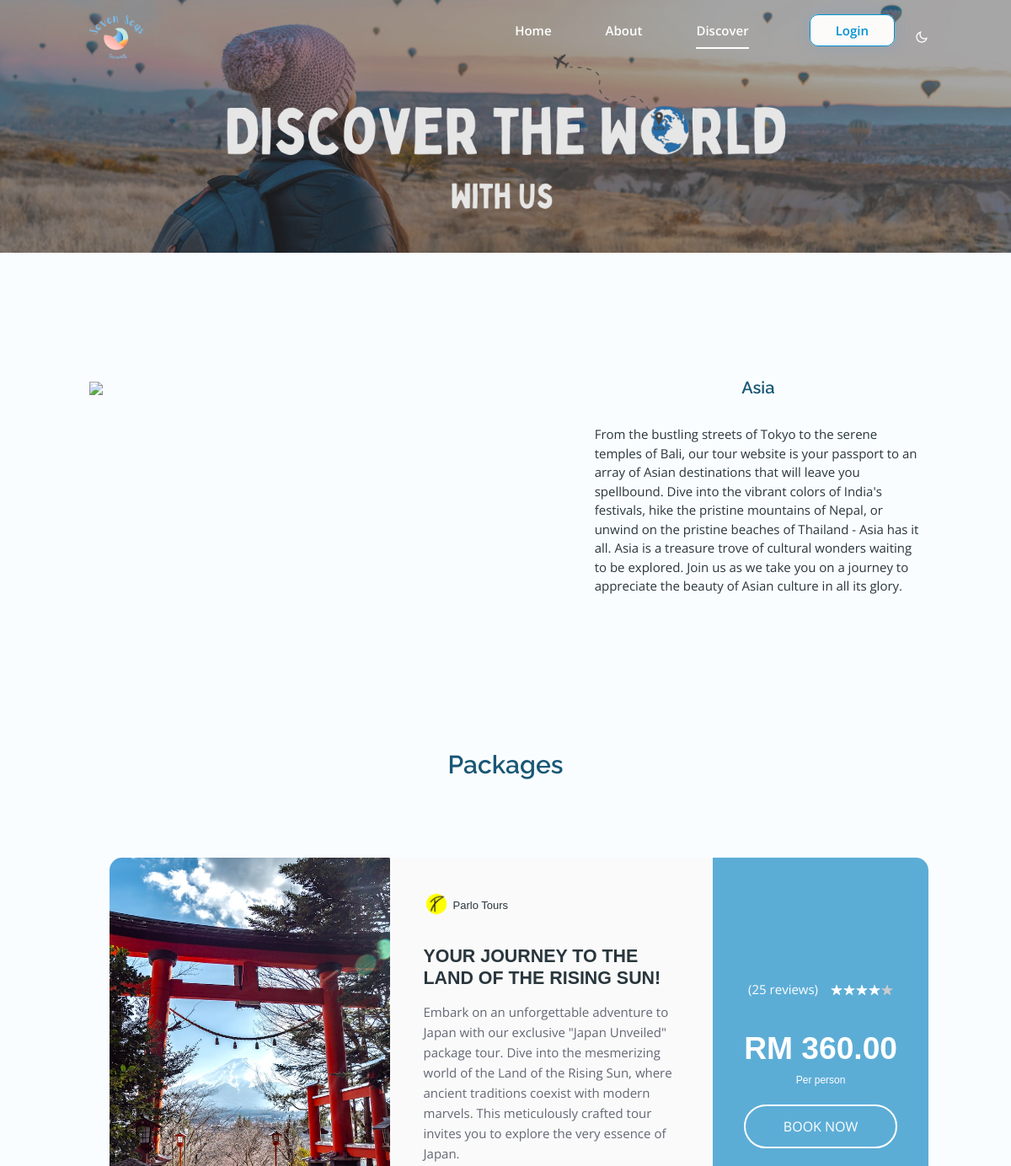
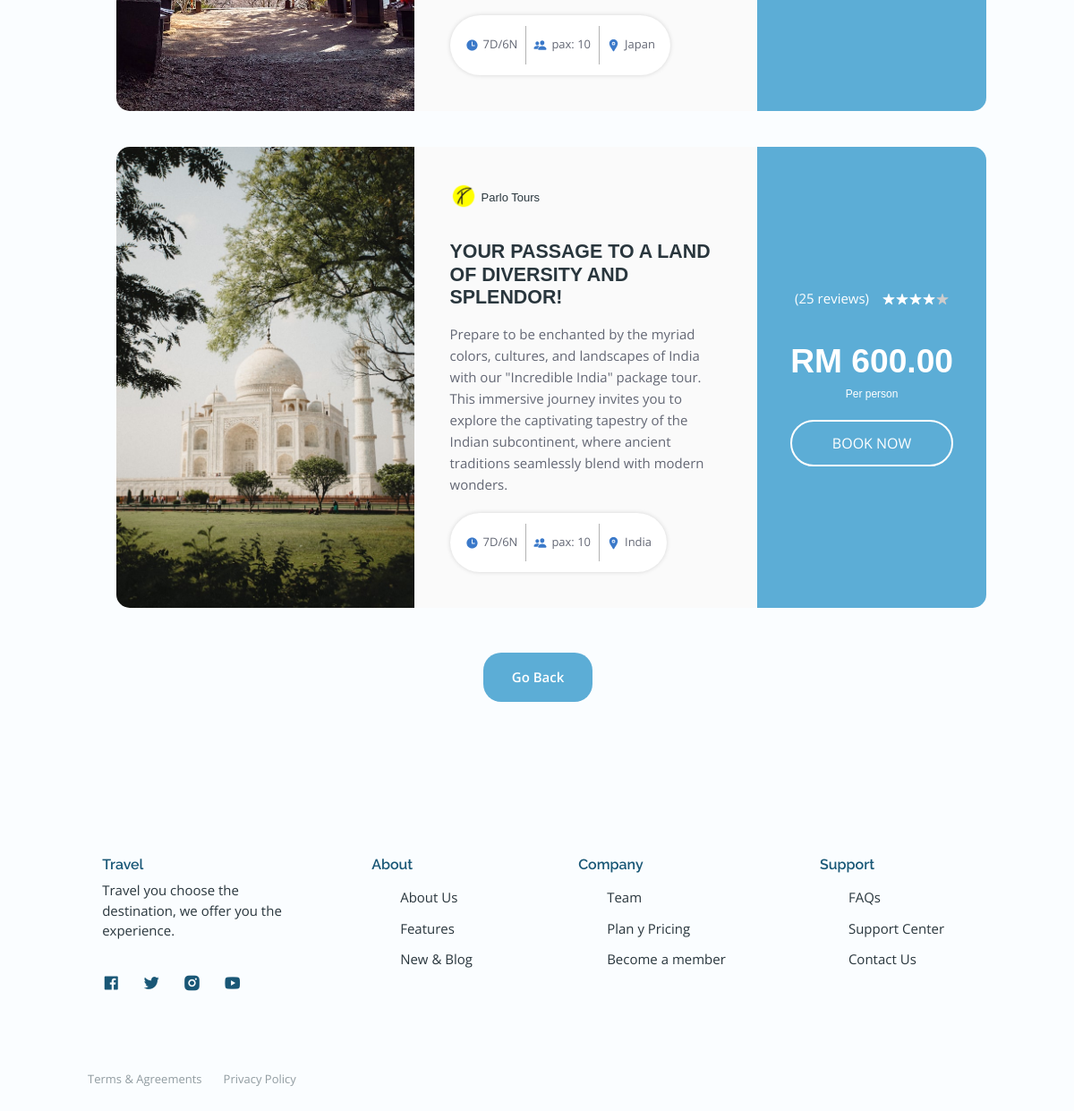
The app's page /asia_tours.php with its own data (2 pictures, top to bottom).
### tables this page shows
CREATE TABLE `products` (
  `merchantID` varchar(11) NOT NULL,
  `username` varchar(50) NOT NULL,
  `merchant_logo` varchar(255) NOT NULL,
  `id` int(11) NOT NULL,
  `tour_type` enum('Asia','Europe','North America') NOT NULL,
  `name` varchar(100) NOT NULL,
  `location` varchar(50) NOT NULL,
  `price` decimal(10,2) NOT NULL,
  `description` varchar(500) NOT NULL,
  `image` varchar(255) NOT NULL
);

### asia_tours.php (the view, shortened to what this page needs)
<?php
require('crud.php');
?>
<!DOCTYPE html>
    <head>
        <link href="https://cdn.jsdelivr.net/npm/remixicon@2.5.0/fonts/remixicon.css" rel="stylesheet">
        <link rel="stylesheet" href="css/swiper-bundle.min.css">
        <link rel="stylesheet" href="https://s3-us-west-2.amazonaws.com/s.cdpn.io/148866/reset.css">
        <link rel="stylesheet" href="https://cdnjs.cloudflare.com/ajax/libs/meyer-reset/2.0/reset.min.css">
        <link href="https://cdn.jsdelivr.net/npm/bootstrap@5.0.2/dist/css/bootstrap.min.css" rel="stylesheet">
        <link rel="stylesheet" href="css/styles.css">
        <link rel="stylesheet" href="css/tour.css">
        <link rel="stylesheet" href="css/policy.css">
    </head>
    <body>
    <header class="header" id="header">
            <nav class="nav container">
                <a href="#" class="nav__logo" >
                    <img src="img/Travel Website.png" >
                </a>
                <div class="nav__menu" id="nav-menu">
                    <ul class="nav__list">
                        <li class="nav__item">
                            <a href="index.php" class="nav__link ">Home</a>
                        </li>
                        <li class="nav__item">
                            <a href="index.php#about" class="nav__link">About</a>
                        </li>
                        <li class="nav__item">
                            <a href="#" class="nav__link active-link">Discover</a>
                        </li>
                        <?php
                        if (isset($_SESSION['user']) && $_SESSION['user']['user_type'] == 'user' ) {
                            echo '<li class="nav__item">
                                    <a href="review.php" class="nav__link">Review</a>
                                  </li>';
                            echo '<li class="login__item">
                                    <a href="asia_tours.php?logout=1" class="cd-signin">Logout</a>
                                  </li>';
                        } else {
                            echo '<li class="login__item">
                                    <a class="cd-signin" href="#0">Login </a>
                                  </li>';
                        }
                        ?>
                    </ul>
                    <div class="nav__dark">
                        <i class="ri-moon-line change-theme" id="theme-button"></i>
                    </div>
                </div>
            </nav>
        </header>
        <main class="main">
            <section class="home" id="home">
                <div class = hero-banner >
                    <img src="img/hero-banner@2x.png" >
                </div>
                <div class="hero__container container grid"></div>
           </section>
           <div class="container">
            <div class="row">
                <div class="col-7">
                    <div class="p-2"> <img src="https://images.unsplash.com/photo-1493780474015-ba834fd0ce2f?ixlib=rb-4.0.3&ixid=M3wxMjA3fDB8MHxzZWFyY2h8NHx8YXNpYXxlbnwwfHwwfHx8MA%3D%3D&auto=format&fit=crop&w=900&q=60"></div>
                </div>
                <div class="col-5">
                    <div class="p-2 "><h2 class="section__title"> Asia </h2>
                        <p class="about__description">From the bustling streets of Tokyo to the serene temples of Bali, our tour website is your passport to an array of Asian destinations that will leave you spellbound. Dive into the vibrant colors of India's festivals, hike the pristine mountains of Nepal, or unwind on the pristine beaches of Thailand - Asia has it all.
                            Asia is a treasure trove of cultural wonders waiting to be explored. Join us as we take you on a journey to appreciate the beauty of Asian culture in all its glory.
                        </p></div>
                </div>
            </div>
           </div>
           <h2 class="section__title" style="font-size: 30px;"> Packages </h2>
           <section class="package" id="package">
            <div class="container">
              <ul class="package-list">
              <?php
                            $query = "SELECT * FROM `products` WHERE `tour_type` = 'asia'";
                            $result = mysqli_query($con, $query);
                            if (mysqli_num_rows($result) > 0) {
                                while ($product = mysqli_fetch_assoc($result)) {
                            ?>
                      <li>
                        <div class="package-card">
                                <figure class="card-banner">
                                <img src= "<?php echo FETCH_SRC . $product['image']; ?>" alt="Experience The Great Holiday On Beach" loading="lazy">
                                </figure>
                                <div class="card-content">
                                <img class="card__thumb" src= "<?php echo $product['merchant_logo']; ?>" alt="" />
                                <div class="card__header-text">
                                <p class="card_title"> <?php echo $product['username']; ?> </p>
                                </div>
                                <br>
                                <h3 class="h3 card-title"> <?php echo $product['name']; ?></h3>
                                <p class="card-text">
                                    <?php echo $product['description']; ?>
                                </p>
                                <ul class="card-meta-list">
                                    <li class="card-meta-item">
                                    <div class="meta-box">
                                        <ion-icon name="time"></ion-icon>
                                        <p class="text">7D/6N</p>
                                    </div>
                                    </li>
                                    <li class="card-meta-item">
                                    <div class="meta-box">
                                        <ion-icon name="people"></ion-icon>
                                        <p class="text">pax: 10</p>
                                    </div>
                                    </li>
                                    <li class="card-meta-item">
                                    <div class="meta-box">
                                        <ion-icon name="location"></ion-icon>
                                        <p class="text"> <?php echo $product['location']; ?> </p>
                                    </div>
                                    </li>
                                </ul>
                                </div>
                                <div class="card-price">
                                <div class="wrapper">
                                    <p class="reviews">(25 reviews)</p>
                                    <div class="card-rating">
                                    <ion-icon name="star"></ion-icon>
                                    <ion-icon name="star"></ion-icon>
                                    <ion-icon name="star"></ion-icon>
                                    <ion-icon name="star"></ion-icon>
                                    <ion-icon name="star"></ion-icon>
                                    </div>
                                </div>
                                <p class="price">
                                      RM <?php echo $product['price']; ?>
                                    <span style="display: block;">Per person</span>
                                </p>
                                <a class="btn btn-secondary" name="book_tour" onclick="userAuthentication(<?php echo $product['id']; ?>)">Book Now</a>
                                </div>
                            </div>
                        </li>
                        <?php
                        }
                    } else {
                        echo "No Tours available.";
                    }
                    ?>
                </ul>
             <a href="tours.php">
             <button class="button" style="margin-left: 44%;">Go Back</button>
            </a>
            </div>
        </section>
    </main>
     <?php include('footer.php');?>
    </body>
</html>

### css/policy.css (style rules this page uses)
body, html { margin: 0; padding: 0; }

### records on screen
products: image (picture), merchant_logo (picture), username "Parlo Tours", name "YOUR JOURNEY TO THE LAND OF THE RISING SUN!", description "Embark on an unforgettable adventure to Japan with our exclusive \"Japan Unveiled\" package tour. Dive into the mesmerizing world of the Land of the Rising Sun, where ancient traditions coexist with modern marvels. This meticulously crafted tour invites you to explore the very essence of Japan.", location "Japan", price "360.00"
products: image (picture), merchant_logo (picture), username "Parlo Tours", name "YOUR PASSAGE TO A LAND OF DIVERSITY AND SPLENDOR!", description "Prepare to be enchanted by the myriad colors, cultures, and landscapes of India with our \"Incredible India\" package tour. This immersive journey invites you to explore the captivating tapestry of the Indian subcontinent, where ancient traditions seamlessly blend with modern wonders.", location "India", price "600.00"
